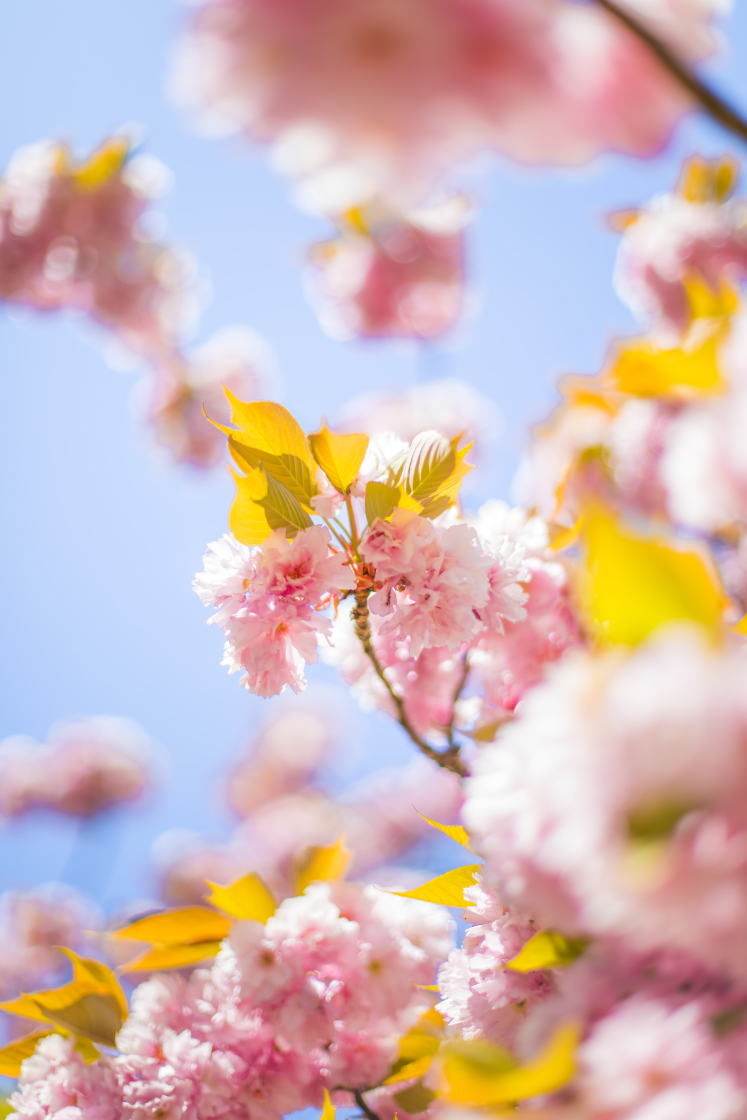
#> input picture unsplash-pics/anthony-delanoix-1lE3-DUBr_I-unsplash.jpg, 4480 x 6720 px, found by its file name (shown at 1/6 size); its folder holds only this picture in this run
$ python process_images.py
#> lines starting #> are read from the running program, lines starting #| are printed output that depends on the picture
import os
import time
from PIL import Image, ImageFilter


def get_image_names(directory_path):
    # use os.listdir() to get a list of all files in the directory
    files = os.listdir(directory_path)

    return [file for file in files]


dir = r"C:\jimmy\py-multiprocessing\unsplash-pics"
img_names = get_image_names(dir)

t1 = time.perf_counter()

size = (300, 400)


# Finished in 9.688629299998865 seconds
for img_name in img_names:
    img = Image.open(dir + "\\" + img_name)
#> img is the input picture: PIL image 4480x6720 RGB; mean R, G, B 209.2, 183.3, 181.5

    img = img.filter(ImageFilter.GaussianBlur(15))

    img.thumbnail(size)
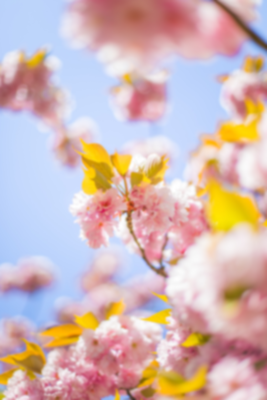
#> img: PIL image 267x400 RGB; mean R, G, B 209.2, 183.3, 181.5
    img.save(f"processed/{img_name}")
    print(f"{img_name} was processed...")


t2 = time.perf_counter()

print(f"Finished in {t2-t1} seconds")

$ run again, on unsplash-pics/j-lee-pXqAMSHIfXs-unsplash.jpg
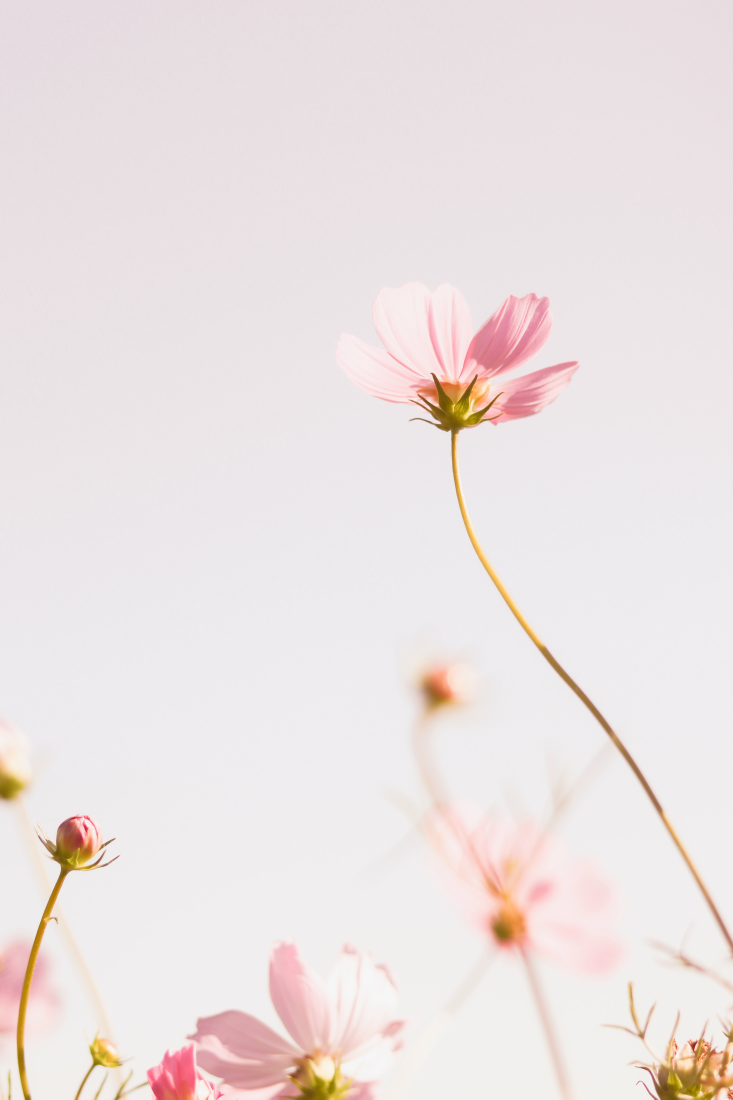
#> input picture unsplash-pics/j-lee-pXqAMSHIfXs-unsplash.jpg, 3664 x 5496 px, found by its file name (shown at 1/5 size)
#> img is the input picture: PIL image 3664x5496 RGB; mean R, G, B 235.6, 226.6, 226.5
#> `img.thumbnail(size)`:
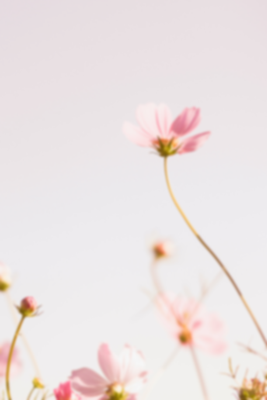
#> img: PIL image 267x400 RGB; mean R, G, B 235.6, 226.7, 226.5
